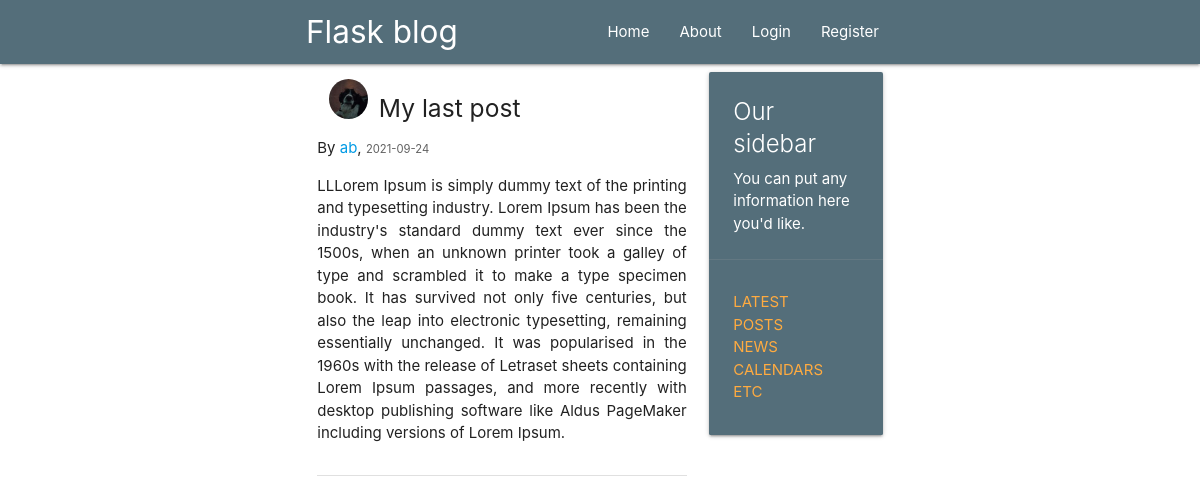
Page /post/27 on the committed database.
### flaskblog/models.py (models this page shows, shortened)
class User(db.Model, UserMixin):
    id = db.Column(db.Integer, primary_key=True)
    username = db.Column(db.String(20), unique=True, nullable=False)
    email = db.Column(db.String(120), unique=True, nullable=False)
    image_file = db.Column(db.String(20), nullable=False, default='default.jpg')
    password = db.Column(db.String(60), nullable=False)
    posts = db.relationship('Post', backref='author', cascade="all,delete",
                            lazy=True)

class Post(db.Model):
    id = db.Column(db.Integer, primary_key=True)
    title = db.Column(db.String(100), nullable=False)
    date_posted = db.Column(db.DateTime, nullable=False,
                            default=datetime.utcnow)
    content = db.Column(db.Text, nullable=False)
    user_id = db.Column(db.Integer, db.ForeignKey('user.id'), nullable=False)

### flaskblog/posts/routes.py (the view)
@posts.route('/post/<int:post_id>')
def post(post_id):
    post = Post.query.get_or_404(post_id)
    return render_template('post.html', title=post.title, post=post)

### flaskblog/templates/post.html (shortened to what this page needs)
{% extends "layout.html" %}
{% block content %}
<div class="section">
    <div class="col s2">
        <img src="{{ url_for('static', filename='profile/'+ post.author.image_file) }}" alt=""
             class="circle responsive-img">
    </div>
    <h5>{{ post.title }}</h5>
    <p>By <a href="{{ url_for('users.user_posts', username=post.author.username) }}">{{ post.author.username }}</a>,
        <small class="grey-text text-darken-2">{{ post.date_posted.strftime('%Y-%m-%d') }}</small></p>
    <p style="text-align: justify">{{ post.content }}</p>
</div>
<div class="divider"></div>
{% endblock content%}

### rows in the picture
User: image_file (picture), author.username "ab"
Post: title "My last post", date_posted "2021-09-24", content "LLLorem Ipsum is simply dummy text of the printing and typesetting industry. Lorem Ipsum has been the industry's standard dummy text ever since the 1500s, when an unknown printer took a galley of type and scrambled it to make a type specimen book. It has survived not only five centuries, but also the leap into electronic typesetting, remaining essentially unchanged. It was popularised in the 1960s with the release of Letraset sheets containing Lorem Ipsum passages, and more recently with desktop publishing software like Aldus PageMaker including versions of Lorem Ipsum."
